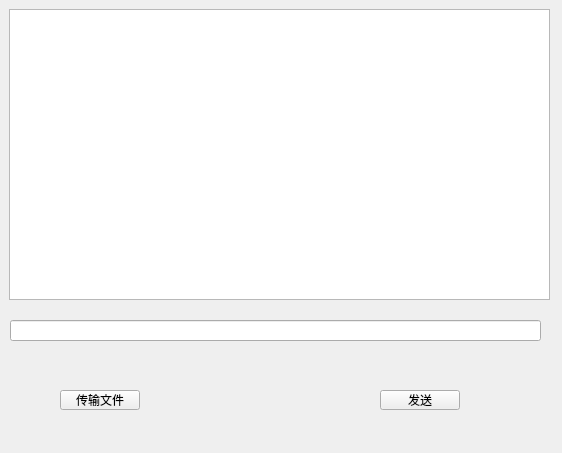
<?xml version="1.0" encoding="UTF-8"?>
<ui version="4.0">
 <class>PrivateChat</class>
 <widget class="QWidget" name="PrivateChat">
  <property name="geometry">
   <rect>
    <x>0</x>
    <y>0</y>
    <width>562</width>
    <height>453</height>
   </rect>
  </property>
  <property name="windowTitle">
   <string>Form</string>
  </property>
  <widget class="QTextEdit" name="textEdit">
   <property name="geometry">
    <rect>
     <x>9</x>
     <y>9</y>
     <width>541</width>
     <height>291</height>
    </rect>
   </property>
  </widget>
  <widget class="QLineEdit" name="lineEdit">
   <property name="geometry">
    <rect>
     <x>10</x>
     <y>320</y>
     <width>531</width>
     <height>21</height>
    </rect>
   </property>
  </widget>
  <widget class="QPushButton" name="sendButton">
   <property name="geometry">
    <rect>
     <x>380</x>
     <y>390</y>
     <width>80</width>
     <height>20</height>
    </rect>
   </property>
   <property name="text">
    <string>发送</string>
   </property>
  </widget>
  <widget class="QPushButton" name="fileButton">
   <property name="geometry">
    <rect>
     <x>60</x>
     <y>390</y>
     <width>80</width>
     <height>20</height>
    </rect>
   </property>
   <property name="text">
    <string>传输文件</string>
   </property>
  </widget>
 </widget>
 <resources/>
 <connections/>
</ui>
